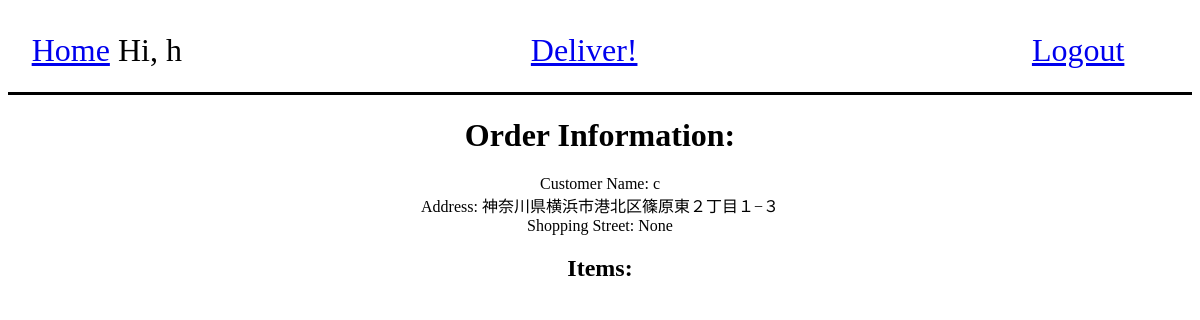
/helper_details/1/ (signed in), run on an earlier commit of the app's database.
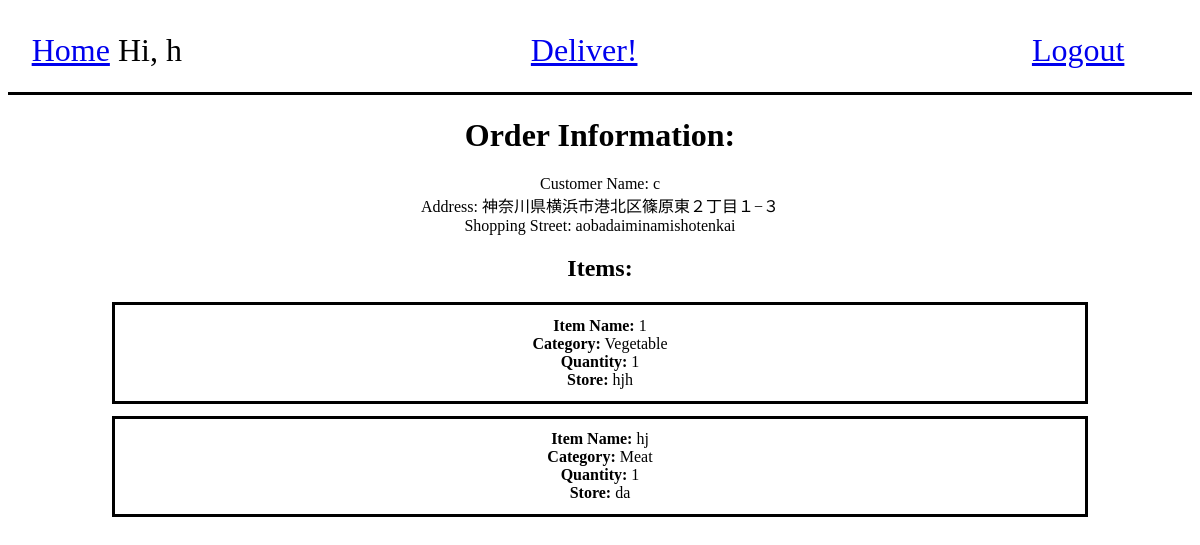
And on a later commit of the database.
### yocalshops/models.py (models this page shows, shortened)
class Customer(models.Model):
    user = models.OneToOneField(User, null=True, on_delete=models.CASCADE)
    name = models.CharField(max_length=100, null=True)
    address = models.CharField(max_length=100, null=True)
    shoppingstreet = models.ForeignKey(
        ShoppingStreet, null=True, on_delete=models.SET_NULL)
    STATUS = (
        ("Pending", "Pending"),
        ("On The way", "On The Way")
    )
    status = models.CharField(max_length=200, null=True, choices=STATUS)
    helper = models.ForeignKey(
        Helper, null=True, on_delete=models.SET_NULL)

class ShoppingStreet(models.Model):
    name = models.CharField(max_length=200, null=True)
    ward = models.CharField(max_length=200, null=True)
    town = models.CharField(max_length=200, null=True)
    latitude = models.FloatField()
    longitude = models.FloatField()
    def __str__(self):
        return str(self.name)

class Item(models.Model):
    name = models.CharField(max_length=200, null=True)
    CATEGORY = (
        ("Meat", "Meat"),
        ("Fish", "Fish"),
        ("Vegetable", "Vegetable"),
        ("Fruits", "Fruits"),
        ("Others", "Others")
    )
    category = models.CharField(max_length=200, null=True, choices=CATEGORY)
    quantity = models.IntegerField(null=True)
    store = models.CharField(max_length=200, null=True)
    customer = models.ForeignKey(
        Customer, null=True, on_delete=models.CASCADE)
    def __str__(self):
        return str(self.name)

### yocalshops/views.py (the view)
# urls.py: path("helper_details/<int:id>/",
def helper_details(request, id):
    customer = Customer.objects.get(id=id)
    items = Item.objects.filter(customer=customer)
    user = Helper.objects.get(name=request.user.username)
    context = {"customer": customer, "items": items, "user": user}
    return render(request, "yocalshops/helper_details.html", context)

### yocalshops/templates/yocalshops/helper_details.html (shortened to what this page needs)
<!DOCTYPE html>
<html lang="en">
    <head>
    </head>
    <body style = "background: white">
        <div class="top">
            <header style="font-size: 200%;">
                <a href="{% url 'helper_home' %}">Home</a> Hi, {{ request.user }}
                <a style="margin-left:30%;" href="{% url 'helper_delivery' customer.id %}">Deliver!</a>
                <a href="{% url 'logout' %}", style="margin-left:34%;">Logout</a>
            </header>
        </div>
        <div class="order">
            <h1 class="orderhead">Order Information:</h1>
            Customer Name: {{customer.name}}
            <br>
            Address: {{customer.address}}
            <br>
            Shopping Street: {{customer.shoppingstreet}}
        </div>
        <div class="items">
            <h2 class="itemhead">Items:</h2>
            {% for name in items %}
                <div class="item">
                    <b>Item Name:</b> {{name}}
                    <br>
                    <b>Category:</b> {{name.category}}
                    <br>
                    <b>Quantity:</b> {{name.quantity}}
                    <br>
                    <b>Store:</b> {{name.store}}
                </div>
            {% endfor %}
        </div>
    </body>
</html>

What changed in the data, as far as the page shows it:
changed Customer "神奈川県横浜市港北区篠原東２丁目１−３": shoppingstreet "None" → "aobadaiminamishotenkai"
added Item: name "1", category "Vegetable", quantity "1", store "hjh"
added Item: name "hj", category "Meat", quantity "1", store "da"
